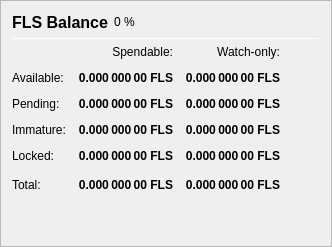
                   <widget class="QFrame" name="frame_Balances">
                    <property name="frameShape">
                     <enum>QFrame::StyledPanel</enum>
                    </property>
                    <property name="frameShadow">
                     <enum>QFrame::Raised</enum>
                    </property>
                    <layout class="QVBoxLayout" name="verticalLayout_4">
                     <item>
                      <layout class="QHBoxLayout" name="horizontalLayout_4">
                       <item>
                        <widget class="QLabel" name="label_5">
                         <property name="minimumSize">
                          <size>
                           <width>0</width>
                           <height>20</height>
                          </size>
                         </property>
                         <property name="font">
                          <font>
                           <pointsize>12</pointsize>
                           <weight>75</weight>
                           <bold>true</bold>
                          </font>
                         </property>
                         <property name="text">
                          <string>FLS Balance</string>
                         </property>
                        </widget>
                       </item>
                       <item>
                        <widget class="QLabel" name="labelFLSPercent">
                         <property name="text">
                          <string notr="true">0 %</string>
                         </property>
                        </widget>
                       </item>
                       <item>
                        <spacer name="horizontalSpacer_3">
                         <property name="orientation">
                          <enum>Qt::Horizontal</enum>
                         </property>
                         <property name="sizeHint" stdset="0">
                          <size>
                           <width>40</width>
                           <height>20</height>
                          </size>
                         </property>
                        </spacer>
                       </item>
                      </layout>
                     </item>
                     <item>
                      <widget class="Line" name="line_Balance">
                       <property name="minimumSize">
                        <size>
                         <width>0</width>
                         <height>1</height>
                        </size>
                       </property>
                       <property name="maximumSize">
                        <size>
                         <width>16777215</width>
                         <height>1</height>
                        </size>
                       </property>
                       <property name="orientation">
                        <enum>Qt::Horizontal</enum>
                       </property>
                      </widget>
                     </item>
                     <item>
                      <layout class="QGridLayout" name="gridLayout">
                       <property name="spacing">
                        <number>12</number>
                       </property>
                       <item row="0" column="1">
                        <widget class="QLabel" name="labelSpendable">
                         <property name="text">
                          <string>Spendable:</string>
                         </property>
                         <property name="alignment">
                          <set>Qt::AlignRight|Qt::AlignTrailing|Qt::AlignVCenter</set>
                         </property>
                        </widget>
                       </item>
                       <item row="0" column="2">
                        <widget class="QLabel" name="labelWatchonly">
                         <property name="text">
                          <string>Watch-only:</string>
                         </property>
                         <property name="alignment">
                          <set>Qt::AlignRight|Qt::AlignTrailing|Qt::AlignVCenter</set>
                         </property>
                        </widget>
                       </item>
                       <item row="1" column="0">
                        <widget class="QLabel" name="labelBalanceText">
                         <property name="text">
                          <string>Available:</string>
                         </property>
                        </widget>
                       </item>
                       <item row="1" column="1">
                        <widget class="QLabel" name="labelBalance">
                         <property name="font">
                          <font>
                           <weight>75</weight>
                           <bold>true</bold>
                          </font>
                         </property>
                         <property name="cursor">
                          <cursorShape>IBeamCursor</cursorShape>
                         </property>
                         <property name="toolTip">
                          <string>Your current spendable balance</string>
                         </property>
                         <property name="text">
                          <string notr="true">0.000 000 00 FLS</string>
                         </property>
                         <property name="alignment">
                          <set>Qt::AlignRight|Qt::AlignTrailing|Qt::AlignVCenter</set>
                         </property>
                         <property name="textInteractionFlags">
                          <set>Qt::LinksAccessibleByMouse|Qt::TextSelectableByKeyboard|Qt::TextSelectableByMouse</set>
                         </property>
                        </widget>
                       </item>
                       <item row="1" column="2">
                        <widget class="QLabel" name="labelWatchAvailable">
                         <property name="font">
                          <font>
                           <weight>75</weight>
                           <bold>true</bold>
                          </font>
                         </property>
                         <property name="cursor">
                          <cursorShape>IBeamCursor</cursorShape>
                         </property>
                         <property name="toolTip">
                          <string>Your current balance in watch-only addresses</string>
                         </property>
                         <property name="text">
                          <string notr="true">0.000 000 00 FLS</string>
                         </property>
                         <property name="alignment">
                          <set>Qt::AlignRight|Qt::AlignTrailing|Qt::AlignVCenter</set>
                         </property>
                         <property name="textInteractionFlags">
                          <set>Qt::LinksAccessibleByMouse|Qt::TextSelectableByKeyboard|Qt::TextSelectableByMouse</set>
                         </property>
                        </widget>
                       </item>
                       <item row="2" column="0">
                        <widget class="QLabel" name="labelPendingText">
                         <property name="text">
                          <string>Pending:</string>
                         </property>
                        </widget>
                       </item>
                       <item row="2" column="1">
                        <widget class="QLabel" name="labelUnconfirmed">
                         <property name="font">
                          <font>
                           <weight>75</weight>
                           <bold>true</bold>
                          </font>
                         </property>
                         <property name="cursor">
                          <cursorShape>IBeamCursor</cursorShape>
                         </property>
                         <property name="toolTip">
                          <string>Total of transactions that have yet to be confirmed, and do not yet count toward the spendable balance</string>
                         </property>
                         <property name="text">
                          <string notr="true">0.000 000 00 FLS</string>
                         </property>
                         <property name="alignment">
                          <set>Qt::AlignRight|Qt::AlignTrailing|Qt::AlignVCenter</set>
                         </property>
                         <property name="textInteractionFlags">
                          <set>Qt::LinksAccessibleByMouse|Qt::TextSelectableByKeyboard|Qt::TextSelectableByMouse</set>
                         </property>
                        </widget>
                       </item>
                       <item row="2" column="2">
                        <widget class="QLabel" name="labelWatchPending">
                         <property name="font">
                          <font>
                           <weight>75</weight>
                           <bold>true</bold>
                          </font>
                         </property>
                         <property name="cursor">
                          <cursorShape>IBeamCursor</cursorShape>
                         </property>
                         <property name="toolTip">
                          <string>Unconfirmed transactions to watch-only addresses</string>
                         </property>
                         <property name="text">
                          <string notr="true">0.000 000 00 FLS</string>
                         </property>
                         <property name="alignment">
                          <set>Qt::AlignRight|Qt::AlignTrailing|Qt::AlignVCenter</set>
                         </property>
                         <property name="textInteractionFlags">
                          <set>Qt::LinksAccessibleByMouse|Qt::TextSelectableByKeyboard|Qt::TextSelectableByMouse</set>
                         </property>
                        </widget>
                       </item>
                       <item row="3" column="0">
                        <widget class="QLabel" name="labelImmatureText">
                         <property name="text">
                          <string>Immature:</string>
                         </property>
                        </widget>
                       </item>
                       <item row="3" column="1">
                        <widget class="QLabel" name="labelImmature">
                         <property name="font">
                          <font>
                           <weight>75</weight>
                           <bold>true</bold>
                          </font>
                         </property>
                         <property name="cursor">
                          <cursorShape>IBeamCursor</cursorShape>
                         </property>
                         <property name="toolTip">
                          <string>Staked or masternode rewards that has not yet matured</string>
                         </property>
                         <property name="text">
                          <string notr="true">0.000 000 00 FLS</string>
                         </property>
                         <property name="alignment">
                          <set>Qt::AlignRight|Qt::AlignTrailing|Qt::AlignVCenter</set>
                         </property>
                         <property name="textInteractionFlags">
                          <set>Qt::LinksAccessibleByMouse|Qt::TextSelectableByKeyboard|Qt::TextSelectableByMouse</set>
                         </property>
                        </widget>
                       </item>
                       <item row="3" column="2">
                        <widget class="QLabel" name="labelWatchImmature">
                         <property name="font">
                          <font>
                           <weight>75</weight>
                           <bold>true</bold>
                          </font>
                         </property>
                         <property name="cursor">
                          <cursorShape>IBeamCursor</cursorShape>
                         </property>
                         <property name="toolTip">
                          <string>Staked or masternode rewards in watch-only addresses that has not yet matured</string>
                         </property>
                         <property name="text">
                          <string notr="true">0.000 000 00 FLS</string>
                         </property>
                         <property name="alignment">
                          <set>Qt::AlignRight|Qt::AlignTrailing|Qt::AlignVCenter</set>
                         </property>
                         <property name="textInteractionFlags">
                          <set>Qt::LinksAccessibleByMouse|Qt::TextSelectableByKeyboard|Qt::TextSelectableByMouse</set>
                         </property>
                        </widget>
                       </item>
                       <item row="4" column="0">
                        <widget class="QLabel" name="labelLockedBalanceText">
                         <property name="toolTip">
                          <string>Locked FLS or Masternode collaterals. These are excluded from zfls minting.</string>
                         </property>
                         <property name="text">
                          <string>Locked:</string>
                         </property>
                        </widget>
                       </item>
                       <item row="4" column="1">
                        <widget class="QLabel" name="labelLockedBalance">
                         <property name="font">
                          <font>
                           <weight>75</weight>
                           <bold>true</bold>
                          </font>
                         </property>
                         <property name="cursor">
                          <cursorShape>IBeamCursor</cursorShape>
                         </property>
                         <property name="toolTip">
                          <string>Locked FLS or Masternode collaterals. These are excluded from zfls minting.</string>
                         </property>
                         <property name="text">
                          <string notr="true">0.000 000 00 FLS</string>
                         </property>
                         <property name="alignment">
                          <set>Qt::AlignRight|Qt::AlignTrailing|Qt::AlignVCenter</set>
                         </property>
                         <property name="textInteractionFlags">
                          <set>Qt::LinksAccessibleByMouse|Qt::TextSelectableByKeyboard|Qt::TextSelectableByMouse</set>
                         </property>
                        </widget>
                       </item>
                       <item row="4" column="2">
                        <widget class="QLabel" name="labelWatchLocked">
                         <property name="font">
                          <font>
                           <weight>75</weight>
                           <bold>true</bold>
                          </font>
                         </property>
                         <property name="cursor">
                          <cursorShape>IBeamCursor</cursorShape>
                         </property>
                         <property name="toolTip">
                          <string>Current locked balance in watch-only addresses</string>
                         </property>
                         <property name="text">
                          <string notr="true">0.000 000 00 FLS</string>
                         </property>
                         <property name="alignment">
                          <set>Qt::AlignRight|Qt::AlignTrailing|Qt::AlignVCenter</set>
                         </property>
                         <property name="textInteractionFlags">
                          <set>Qt::LinksAccessibleByMouse|Qt::TextSelectableByKeyboard|Qt::TextSelectableByMouse</set>
                         </property>
                        </widget>
                       </item>
                       <item row="5" column="0">
                        <widget class="QLabel" name="labelTotalText">
                         <property name="toolTip">
                          <string>Your current Flits balance, unconfirmed and immature transactions included</string>
                         </property>
                         <property name="text">
                          <string>Total:</string>
                         </property>
                        </widget>
                       </item>
                       <item row="5" column="1">
                        <widget class="QLabel" name="labelTotal">
                         <property name="font">
                          <font>
                           <weight>75</weight>
                           <bold>true</bold>
                          </font>
                         </property>
                         <property name="cursor">
                          <cursorShape>IBeamCursor</cursorShape>
                         </property>
                         <property name="toolTip">
                          <string>Your current flits balance, unconfirmed and immature transactions included</string>
                         </property>
                         <property name="text">
                          <string notr="true">0.000 000 00 FLS</string>
                         </property>
                         <property name="alignment">
                          <set>Qt::AlignRight|Qt::AlignTrailing|Qt::AlignVCenter</set>
                         </property>
                         <property name="textInteractionFlags">
                          <set>Qt::LinksAccessibleByMouse|Qt::TextSelectableByKeyboard|Qt::TextSelectableByMouse</set>
                         </property>
                        </widget>
                       </item>
                       <item row="5" column="2">
                        <widget class="QLabel" name="labelWatchTotal">
                         <property name="font">
                          <font>
                           <weight>75</weight>
                           <bold>true</bold>
                          </font>
                         </property>
                         <property name="cursor">
                          <cursorShape>IBeamCursor</cursorShape>
                         </property>
                         <property name="toolTip">
                          <string>Current total balance in watch-only addresses</string>
                         </property>
                         <property name="text">
                          <string notr="true">0.000 000 00 FLS</string>
                         </property>
                         <property name="alignment">
                          <set>Qt::AlignRight|Qt::AlignTrailing|Qt::AlignVCenter</set>
                         </property>
                         <property name="textInteractionFlags">
                          <set>Qt::LinksAccessibleByMouse|Qt::TextSelectableByKeyboard|Qt::TextSelectableByMouse</set>
                         </property>
                        </widget>
                       </item>
                       <item row="5" column="3">
                        <spacer name="horizontalSpacer_9">
                         <property name="orientation">
                          <enum>Qt::Horizontal</enum>
                         </property>
                         <property name="sizeHint" stdset="0">
                          <size>
                           <width>40</width>
                           <height>20</height>
                          </size>
                         </property>
                        </spacer>
                       </item>
                      </layout>
                     </item>
                     <item>
                      <spacer name="verticalSpacer_3">
                       <property name="orientation">
                        <enum>Qt::Vertical</enum>
                       </property>
                       <property name="sizeHint" stdset="0">
                        <size>
                         <width>20</width>
                         <height>40</height>
                        </size>
                       </property>
                      </spacer>
                     </item>
                    </layout>
                   </widget>
